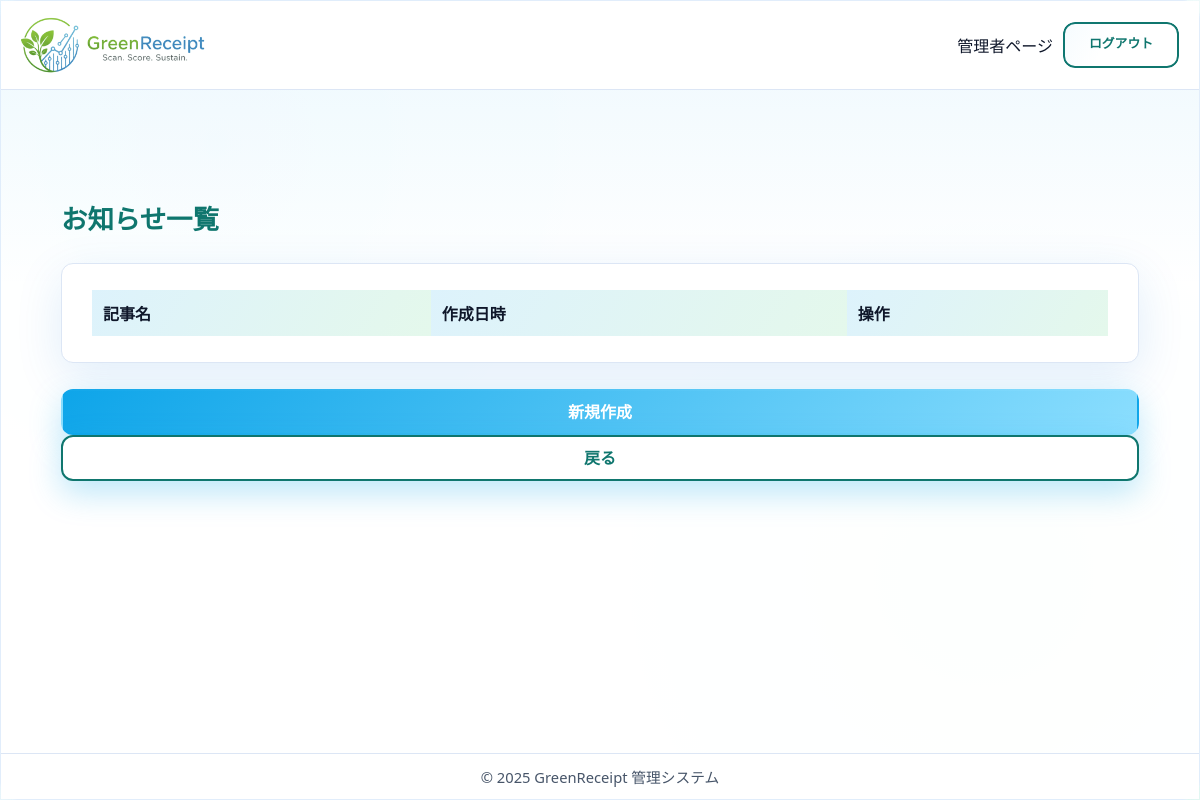
Before: /staff/announcements/ (signed in) with the older database file.
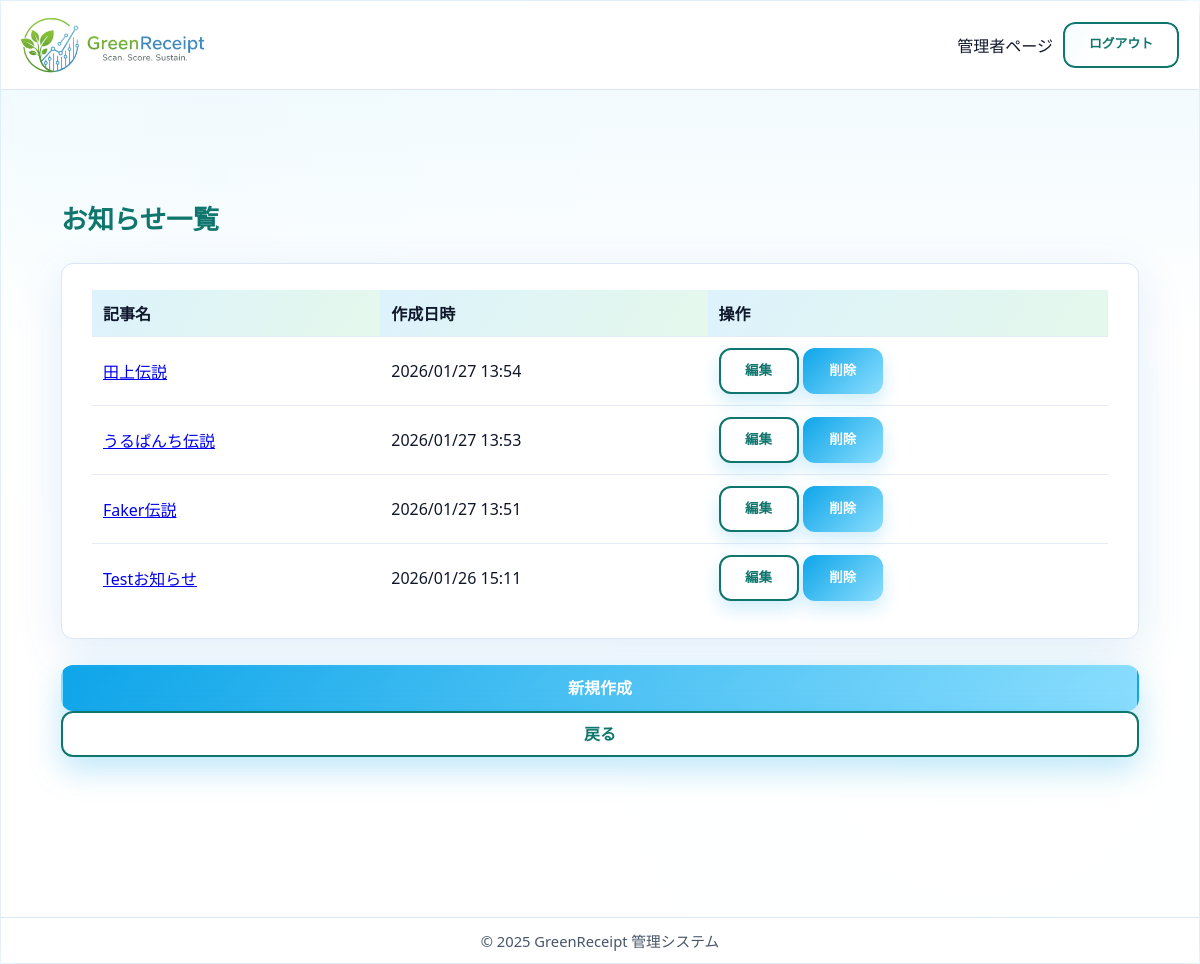
After: the same page with the newer database file.
### core/models.py (models this page shows, shortened)
class Announcement(models.Model):
    title = models.CharField(max_length=100, verbose_name='記事名')
    content = models.TextField(verbose_name='内容')
    file = models.FileField(
        upload_to='announcements/', null=True, blank=True, verbose_name='ファイル')
    created_at = models.DateTimeField(auto_now_add=True, verbose_name='作成日時')
    class Meta:
        verbose_name = 'お知らせ'
        verbose_name_plural = 'お知らせ'

### core/views.py (the view)
# urls.py: path("staff/announcements/", views.announcement_list, name="announcement_list"),
@staff_member_required
def announcement_list(request):
    announcements = Announcement.objects.all().order_by('-created_at')
    return render(request, 'admin/announcement_list.html', {'announcements': announcements})

### core/templates/admin/announcement_list.html (shortened to what this page needs)
{% extends 'admin/admin_base.html' %}
{% block content %}
  <main class="dashboard-main">
  <div class="container-fluid dashboard-section mt-4 px-4">
      <div class="d-flex justify-content-between align-items-center mb-3">
        <h1>お知らせ一覧</h1>
      </div>
      <div class="card">
        <div class="card-body">
          <table class="table">
            <thead>
              <tr>
                <th>記事名</th>
                <th>作成日時</th>
                <th>操作</th>
              </tr>
            </thead>
            <tbody>
              {% for announcement in announcements %}
              <tr>
                <td><a href="{% url 'core:announcement_detail' announcement.id %}">{{ announcement.title }}</a></td>
                <td>{{ announcement.created_at|date:"Y/m/d H:i" }}</td>
                <td>
                  <a href="{% url 'core:announcement_update' announcement.id %}" class="btn btn-secondary btn-sm btn-action">編集</a>
                  <a href="{% url 'core:announcement_delete' announcement.id %}" class="btn btn-danger btn-sm btn-action" onclick="return confirm('「{{ announcement.title }}」を本当に削除してもよろしいですか？');">削除</a>
                </td>
              </tr>
              {% endfor %}
            </tbody>
          </table>
        </div>
      </div>
      <a href="{% url 'core:announcement_create' %}" class="btn btn-primary">新規作成</a>
      <a href="{% url 'core:staff_index' %}" class="btn btn-secondary mt-3">戻る</a>
    </div>
  </main>
{% endblock %}

Changed rows visible on the page:
added Announcement: title "田上伝説", created_at "2026/01/27 13:54"
added Announcement: title "うるぱんち伝説", created_at "2026/01/27 13:53"
added Announcement: title "Faker伝説", created_at "2026/01/27 13:51"
added Announcement: title "Testお知らせ", created_at "2026/01/26 15:11"
